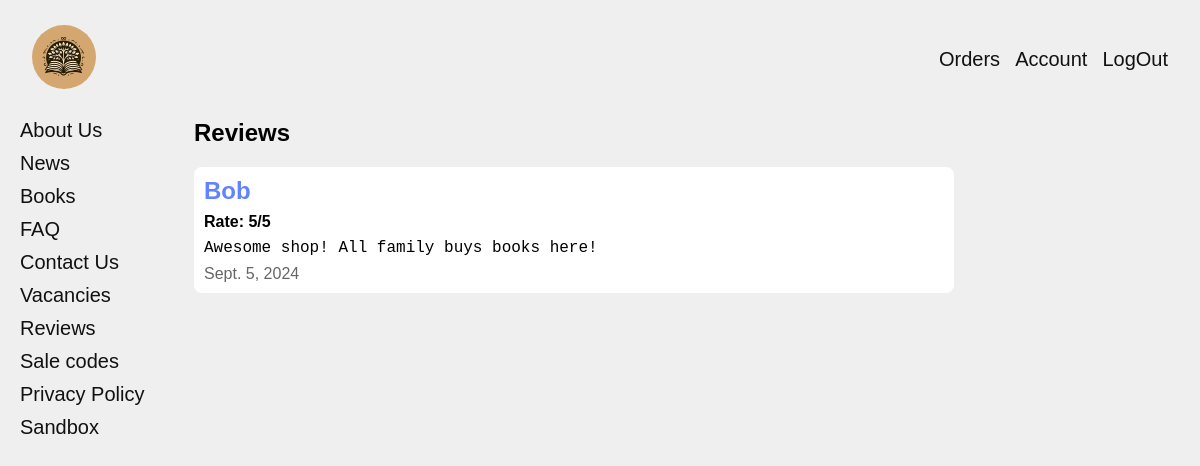
The app's page /reviews/ with its own data.
### app/app_models/customerModel.py (models this page shows, shortened)
class CustomerReview(BaseModel):
    user = models.ForeignKey(
        Customer, on_delete=models.CASCADE, help_text='Reviewer')
    rate = models.PositiveSmallIntegerField(help_text='Rate (0-5)')
    text = models.TextField(help_text='Review\'s text')
    class Meta:
        db_table = 'customer_reviews_table'
        ordering = ['rate']

class Customer(BaseModel):
    name = models.CharField(max_length=50, help_text='Name')
    phone = models.CharField(max_length=13, unique=True,
                             help_text='Phone number')
    email = models.EmailField(
        unique=True, help_text='Email')
    password = models.CharField(
        max_length=300, help_text='Password')
    class Meta:
        db_table = 'customers_table'
        ordering = ['name']

### app/views/reviewView.py (the view, shortened to what this page needs)
# urls.py: path('reviews/', reviewView.ReviewView.as_view(), name='reviews'),
class ReviewView(View):
    template_name = 'review.html'
    def get_user(self, request):
        return request.session.get('user'), request.session.get('role')
    def get(self, request):
        email, role = self.get_user(request)
        return render(request, self.template_name, {'role': role, 'email': email, 'cart': request.session.get('cart'),
                                                    'reviews': UserService.get_reviews(), 'form': None, 'action': None})

### app/repositories/userRepository.py (called while the page is built)
    @staticmethod
    def get_reviews():
        try:
            return CustomerReview.objects.all()
        except:
            return None

### app/services/userService.py (called while the page is built)
    @staticmethod
    def get_reviews():
        return UserRepository.get_reviews()

### app/templates/review.html (shortened to what this page needs)
{% extends "base.html" %}
{% load static %}
{% block styles %}
<link rel="stylesheet" href="{% static "css/review.css" %}" />
{% endblock %}
{% block content %}
<article>
  {% if form is None %}
      {% if reviews %}
	  	<h2 style="margin-bottom: 20px;">Reviews</h2>
	  	{% for rev in reviews %}
			<div class="rev_card">
				<section>
					<h2>{{rev.user.name}}</h2>
					<h4>Rate: {{rev.rate}}/5</h4>
					<pre>{{rev.text}}</pre>
					<p>{{rev.updated_at.date}}</p>
				</section>
			</div>
		{% endfor %}
	  {% else %}
	  	<h2>No Reviews...</h2>
	  {% endif %}
  {% endif %}
</article>
{% endblock %}

### app/static/css/review.css (style rules this page uses)
.rev_card { display: flex; justify-content: space-between; gap: 10px; padding: 10px; margin-bottom: 10px; background-color: #fff; border-radius: 8px; max-width: 75%; }
.rev_card > section { display: flex; flex-direction: column; gap: 8px; }
.rev_card > section > h2 { color: rgb(98, 130, 255); }
.rev_card > section > p { opacity: 0.6; }

### app/static/css/global.css (style rules this page uses)
* { margin: 0; padding: 0; }
body { font-size: 16px; padding: 20px; font-family: "Trebuchet MS", "Lucida Sans Unicode", "Lucida Grande", "Lucida Sans", Arial, sans-serif; background-color: #efefef; }

### records on screen
CustomerReview: user.name "Bob", rate "5", text "Awesome shop! All family buys books here!", updated_at "Sept. 5, 2024"
